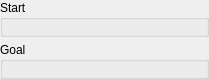
<?xml version="1.0" encoding="UTF-8"?>
<ui version="4.0">
 <class>NormalModeWidget</class>
 <widget class="QWidget" name="NormalModeWidget">
  <property name="geometry">
   <rect>
    <x>0</x>
    <y>0</y>
    <width>209</width>
    <height>69</height>
   </rect>
  </property>
  <property name="sizePolicy">
   <sizepolicy hsizetype="Preferred" vsizetype="Minimum">
    <horstretch>0</horstretch>
    <verstretch>0</verstretch>
   </sizepolicy>
  </property>
  <layout class="QVBoxLayout" name="verticalLayout">
   <property name="spacing">
    <number>5</number>
   </property>
   <property name="leftMargin">
    <number>0</number>
   </property>
   <property name="topMargin">
    <number>0</number>
   </property>
   <property name="rightMargin">
    <number>0</number>
   </property>
   <property name="bottomMargin">
    <number>0</number>
   </property>
   <item>
    <widget class="QGroupBox" name="startBox">
     <property name="sizePolicy">
      <sizepolicy hsizetype="Preferred" vsizetype="Minimum">
       <horstretch>0</horstretch>
       <verstretch>0</verstretch>
      </sizepolicy>
     </property>
     <property name="font">
      <font>
       <weight>50</weight>
       <bold>false</bold>
      </font>
     </property>
     <property name="title">
      <string>Start</string>
     </property>
     <layout class="QHBoxLayout" name="horizontalLayout_4">
      <property name="spacing">
       <number>3</number>
      </property>
      <property name="leftMargin">
       <number>3</number>
      </property>
      <property name="rightMargin">
       <number>3</number>
      </property>
      <property name="bottomMargin">
       <number>3</number>
      </property>
     </layout>
    </widget>
   </item>
   <item>
    <widget class="QGroupBox" name="goalBox">
     <property name="title">
      <string>Goal</string>
     </property>
     <layout class="QVBoxLayout" name="verticalLayout_7">
      <property name="spacing">
       <number>3</number>
      </property>
      <property name="leftMargin">
       <number>3</number>
      </property>
      <property name="rightMargin">
       <number>3</number>
      </property>
      <property name="bottomMargin">
       <number>3</number>
      </property>
     </layout>
    </widget>
   </item>
  </layout>
 </widget>
 <layoutdefault spacing="6" margin="11"/>
 <resources/>
 <connections/>
</ui>
